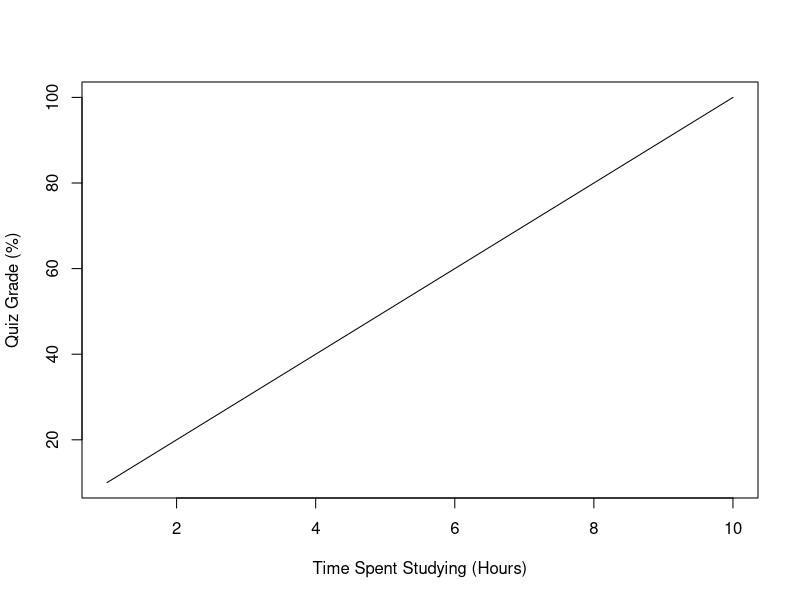

R code for this plot:
## ---- chunk 1
#| echo: fenced
print("Hello, World!")

x <- 3
y <- 5
print(paste("x + y =", x + y))
## ---- chunk 2
#| echo: fenced
plot(1:10, seq(10, 100, 10), type = "l", 
     xlab = "Time Spent Studying (Hours)", ylab = "Quiz Grade (%)")
